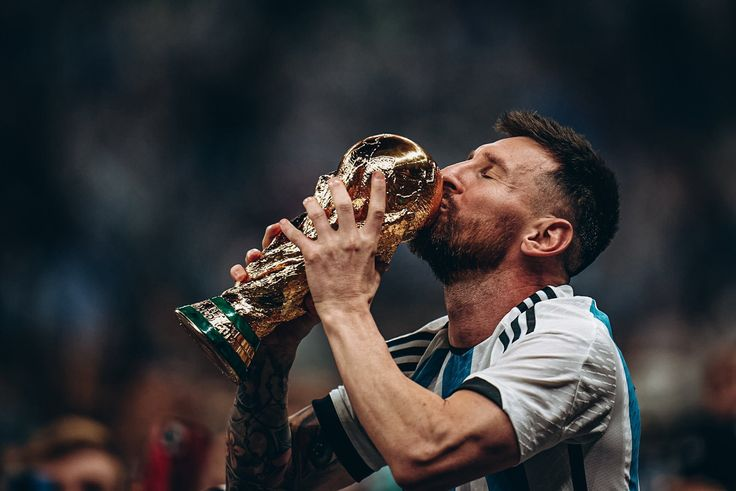
#> input picture messi.jpg, 736 x 491 px, found by its file name
$ python p5.py
#> lines starting #> are read from the running program, lines starting #| are printed output that depends on the picture
import cv2
import numpy as np
import matplotlib.pyplot as plt

img_path = r"D:\DIP\messi.jpg"

#read img as grayscale
img = cv2.imread(img_path, cv2.IMREAD_GRAYSCALE)
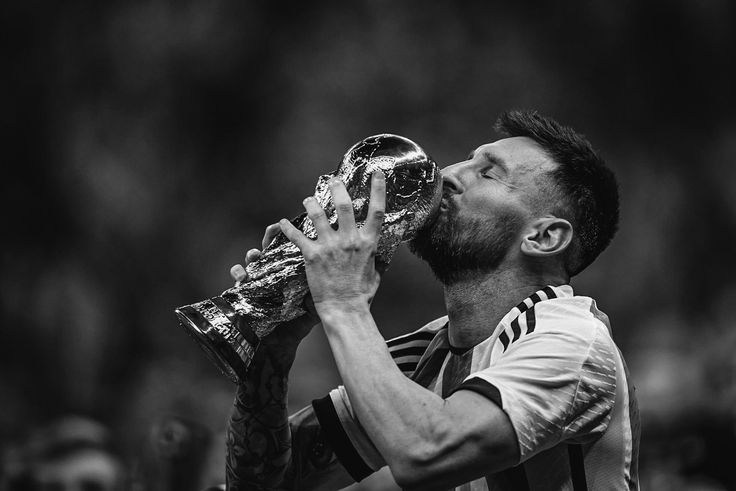
#> img: shape (491, 736); min 0, max 255, mean 53.5

# Calculate histogram
hist = cv2.calcHist([img], [0], None, [256], [0, 256])
#> hist = 256 values, max 9460 at index 19, min 24 at index 251, mean 1411.6
# [img]: The input image.
# [0]: The channel index (0 for grayscale, 0/1/2 for B/G/R in color images).
# None: No mask is used.
# [256]: Number of bins (intensity levels).
# [0, 256]: Range of pixel values.

# Plot the histogram
plt.figure()
plt.title("Grayscale Histogram")
plt.xlabel("Pixel Intensity")
plt.ylabel("Frequency")
plt.plot(hist, color='black')
plt.xlim([0, 256])
plt.show()
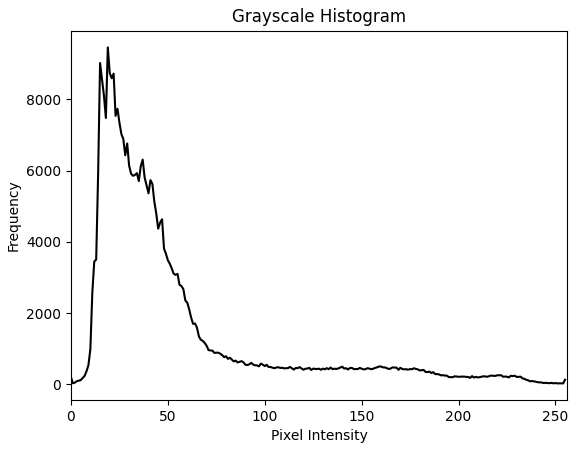
#> figure drawn by matplotlib, 1 panel; curve peaks at x = 19, y = 9460
